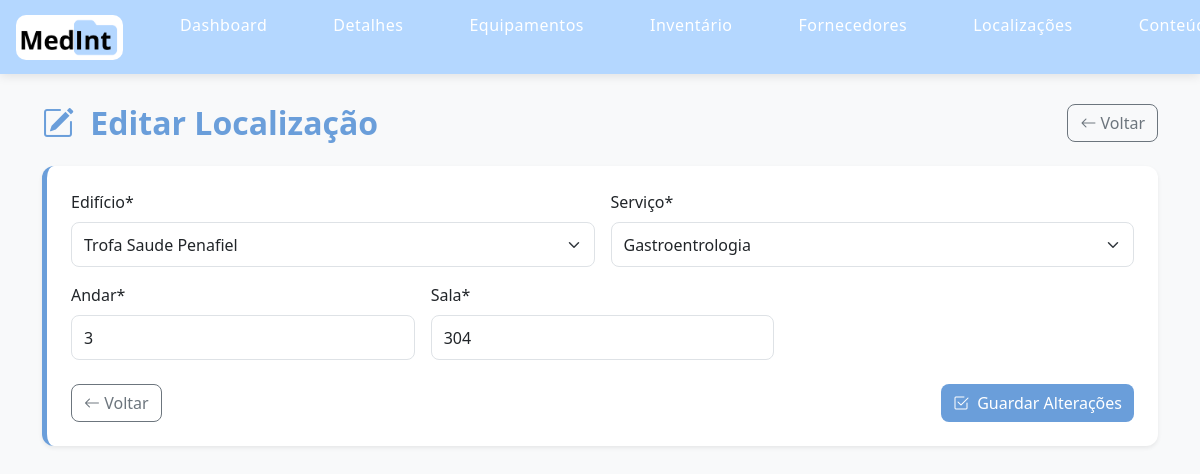
The app's page /1230798/medint/private/editar_localizacao.php?id=3 (signed in) with its own data.
### tables this page shows
CREATE TABLE IF NOT EXISTS `localizacao` (
  `id` int NOT NULL AUTO_INCREMENT,
  `idEdificio` int NOT NULL,
  `idServico` int NOT NULL,
  `andar` int NOT NULL,
  `sala` char(20) NOT NULL DEFAULT '',
  PRIMARY KEY (`id`),
  KEY `FK_localizacao_edificios` (`idEdificio`),
  KEY `FK_localizacao_servicos` (`idServico`),
  CONSTRAINT `FK_localizacao_edificios` FOREIGN KEY (`idEdificio`) REFERENCES `edificios` (`id`),
  CONSTRAINT `FK_localizacao_servicos` FOREIGN KEY (`idServico`) REFERENCES `servicos` (`id`)
);

CREATE TABLE IF NOT EXISTS `edificios` (
  `id` int NOT NULL,
  `nome` char(100) NOT NULL DEFAULT '',
  `morada` char(100) NOT NULL DEFAULT '',
  `localidade` char(100) NOT NULL DEFAULT '',
  `codPostal` char(100) NOT NULL DEFAULT '',
  PRIMARY KEY (`id`)
);

CREATE TABLE IF NOT EXISTS `servicos` (
  `id` int NOT NULL AUTO_INCREMENT,
  `descricao` char(100) NOT NULL,
  PRIMARY KEY (`id`)
);

### 1230798/medint/private/editar_localizacao.php (the view, shortened to what this page needs)
<?php
try {
    $ligacao = new PDO(
        "mysql:host=" . MYSQL_HOST . ";port=" . MYSQL_PORT . ";dbname=" . MYSQL_DATABASE . ";charset=utf8",
        MYSQL_USERNAME,
        MYSQL_PASSWORD
    );
    $ligacao->setAttribute(PDO::ATTR_ERRMODE, PDO::ERRMODE_EXCEPTION);
    $id = $_GET['id'] ?? ($_POST['id'] ?? '');
    $stmt = $ligacao->prepare("
        SELECT id, idEdificio, idServico, andar, sala
        FROM localizacao
        WHERE id = ?
    ");
    $stmt->execute([$id]);
    $localizacao = $stmt->fetch(PDO::FETCH_OBJ);
    $edificios = $ligacao->query("
        SELECT id, nome
        FROM edificios
        ORDER BY nome
    ")->fetchAll(PDO::FETCH_OBJ);
    $servicos = $ligacao->query("
        SELECT id, descricao
        FROM servicos
        ORDER BY descricao
    ")->fetchAll(PDO::FETCH_OBJ);
} catch (PDOException $e) {
    $erro = 'Erro ao carregar localização.';
    $localizacao = null;
    $edificios = [];
    $servicos = [];
}
include __DIR__ . '/includes/header_priv.php';
?>
<div class="container py-4">
    <div class="d-flex justify-content-between align-items-center mb-4">
        <h2 class="mb-0">
            <i class="bi bi-pencil-square me-2 text-primary"></i>
            Editar Localização
        </h2>
        <a href="localizacoes.php" class="btn btn-outline-secondary">
            <i class="bi bi-arrow-left"></i> Voltar
        </a>
    </div>
    <div class="card p-4 shadow-sm">
        <?php if ($localizacao): ?>
            <form method="post">
                <div class="row g-3">
                    <div class="col-md-6">
                        <label class="form-label">Edifício*</label>
                        <select name="idEdificio" class="form-select" required>
                            <?php foreach ($edificios as $edificio): ?>
                                <option
                                    value="<?= htmlspecialchars($edificio->id) ?>"
                                    <?= ($edificio->id == $localizacao->idEdificio) ? 'selected' : '' ?>>
                                    <?= htmlspecialchars($edificio->nome) ?>
                                </option>
                            <?php endforeach; ?>
                        </select>
                    </div>
                    <div class="col-md-6">
                        <label class="form-label">Serviço*</label>
                        <select name="idServico" class="form-select" required>
                            <?php foreach ($servicos as $servico): ?>
                                <option
                                    value="<?= htmlspecialchars($servico->id) ?>"
                                    <?= ($servico->id == $localizacao->idServico) ? 'selected' : '' ?>>
                                    <?= htmlspecialchars($servico->descricao) ?>
                                </option>
                            <?php endforeach; ?>
                        </select>
                    </div>
                    <div class="col-md-4">
                        <label class="form-label">Andar*</label>
                        <input
                            type="number"
                            name="andar"
                            class="form-control"
                            value="<?= htmlspecialchars($localizacao->andar) ?>"
                            required>
                    </div>
                    <div class="col-md-4">
                        <label class="form-label">Sala*</label>
                        <input
                            type="text"
                            name="sala"
                            class="form-control"
                            value="<?= htmlspecialchars($localizacao->sala) ?>"
                            required>
                    </div>
                </div>
                <div class="mt-4 d-flex justify-content-between">
                    <a href="localizacoes.php" class="btn btn-outline-secondary">
                        <i class="bi bi-arrow-left"></i> Voltar
                    </a>
                    <button type="submit" class="btn btn-primary">
                        <i class="bi bi-check2-square me-1"></i>
                        Guardar Alterações
                    </button>
                </div>
            </form>
        <?php endif; ?>
    </div>
</div>
</body>
</html>

### 1230798/medint/css/1230798.css (style rules this page uses)
:root { --primary: #6a9eda; --primary-dark: #5a8bc7; --primary-soft: #eaf4ff; --secondary: #b4d7ff; --dark: #1f2937; --gray: #6c757d; --light-gray: #f8f9fa; --success: #198754; --danger: #dc3545; --warning:#ff0707; }
body { background-color: var(--light-gray); font-family: "Segoe UI", Tahoma, Geneva, Verdana, sans-serif; margin:0; }
h2, h3, h4, h5 { font-weight: 600; color: #6a9eda; }
.card { border: none; border-radius: 12px; background-color: #fff; border-left: 5px solid var(--primary); }
.form-label { font-weight: 500; }
.form-control, .form-select { border-radius: 8px; }
.btn { border-radius: 8px; font-weight: 500; }
.btn-primary { background-color: var(--primary); border: none; }
.bi { color: var(--primary-) !important; }
a { color: var(--secondary); }
.card .form-control, .card .form-select { height: 45px; }
body { padding-top: 80px; }
.form-control { height: 45px; border-radius: 8px; }

### records on screen
localizacao: idEdificio "Trofa Saude Penafiel", idServico "Gastroentrologia", andar "3", sala "304"
